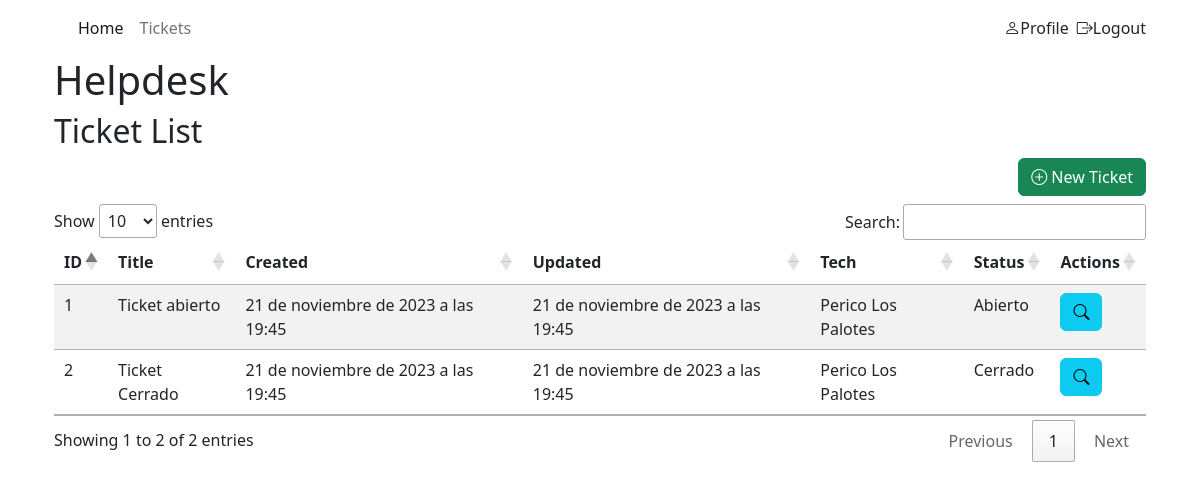
The page /tickets/ (signed in) on the database its author committed.
### tickets/models.py (models this page shows, shortened)
class Ticket(models.Model):
    title = models.CharField(max_length=200, verbose_name='Título')
    description = models.TextField(verbose_name='Descripción')
    created_at = models.DateTimeField(auto_now_add=True, verbose_name='Fecha Creación')
    updated_at = models.DateTimeField(auto_now=True, verbose_name='Fecha Modificación')
    tech = models.ForeignKey(Tech, null=True, blank=True, on_delete=models.RESTRICT)
    history = models.ManyToManyField(History)
    status = models.ForeignKey(Status, null=True, blank=True, on_delete=models.RESTRICT, default=get_default_status_id)

class Tech(models.Model):
    name = models.CharField(max_length=200)
    last_name = models.CharField(max_length=200)
    user = models.OneToOneField(User, on_delete=models.CASCADE)
    avatar = models.ImageField(null=True,blank=True, upload_to="techs")
    def __str__(self) -> str:
        return f'{self.name} {self.last_name}'

class Status(models.Model):
    name = models.CharField(max_length=200, verbose_name='Título')
    def __str__(self) -> str:
        return self.name

### tickets/views.py (the view)
# urls.py: path('', TicketListView.as_view(), name='ticket_list'),
@method_decorator(login_required, name='dispatch')
class TicketListView(ListView):
    model = Ticket  # Se especifica el modelo de datos que se utilizará en esta vista (Ticket).
    template_name = 'tickets/ticket_list.html'  # Se especifica la plantilla HTML que se utilizará para renderizar la vista.
    context_object_name = 'tickets'  # Se establece el nombre de la variable en el contexto de la plantilla que contendrá la lista de tickets.
    def get_queryset(self):
        return Ticket.objects.filter(tech=Tech.objects.get(user=self.request.user))

### tickets/templates/tickets/ticket_list.html (shortened to what this page needs)
{% extends 'tickets/base.html' %}
{% block content %}
<link rel="stylesheet" href="https://cdn.datatables.net/1.13.6/css/jquery.dataTables.min.css">
<h2>Ticket List</h2>
<div class="d-flex flex-row-reverse my-2">
    <a class="btn btn-success" href="{% url 'ticket_create' %}">
        <i class="bi bi-plus-circle"></i>&nbsp;New Ticket
    </a>
</div>
<table id="ticket-table" class="table table-striped">
    {% if tickets %}
    <thead>
        <tr>
            <th>ID</th>
            <th>Title</th>
            <th>Created</th>
            <th>Updated</th>
            <th>Tech</th>
            <th>Status</th>
            <th>Actions</th>
        </tr>
    </thead>
    <tbody>
        {% for t in tickets %}
        <tr>
            <td>{{ t.id }}</td>
            <td>{{ t.title }}</td>
            <td>{{ t.created_at }}</td>
            <td>{{ t.updated_at }}</td>
            {% if t.tech %}
            <td>{{ t.tech }}</td>
            {% else %}
            <td>No techs asociated</td>
            {% endif %}
            <td>{{ t.status }}</td>
            <td>
                <a class="btn btn-info me-2" href="{% url 'ticket_detail' t.id %}">
                    <i class="bi bi-search"></i>
                </a>
            </td>
        </tr>
        {% endfor %}
    </tbody>
    {% else %}
    <h3>No tickets in DB</h3>
    {% endif %}
</table>
{% endblock %}

### tickets/templates/tickets/base.html (shortened to what this page needs)
<!DOCTYPE html>
<html lang="en">
<head>
  <link href="https://cdn.jsdelivr.net/npm/bootstrap@5.2.3/dist/css/bootstrap.min.css" rel="stylesheet"
>
  <link rel="stylesheet" href="https://cdn.jsdelivr.net/npm/bootstrap-icons@1.10.2/font/bootstrap-icons.css">
  {% load static %}
  <link rel="stylesheet" href="{% static 'tickets/css/styles.css' %}">
</head>
<body>
  <main class="container">
    <nav class="navbar navbar-expand-lg bg-body-tertiary">
      <div class="container-fluid">
        <div class="collapse navbar-collapse" id="navbarSupportedContent">
          <ul class="navbar-nav me-auto mb-2 mb-lg-0">
            <li class="nav-item">
              <a class="nav-link active" aria-current="page" href="{% url 'home' %}">Home</a>
            </li>
            {% if request.user.is_authenticated %}
            <li class="nav-item">
              <a class="nav-link" href="{% url 'ticket_list' %}">Tickets</a>
            </li>
            {% endif %}
          </ul>
          <div class="d-flex" role="search">
            {% if request.user.is_authenticated %}
            <a class="nav-link me-2" href="{% url 'profile' %}"><i class="bi bi-person"></i>Profile</a>
            <a class="nav-link " href="{% url 'logout' %}"><i class="bi bi-box-arrow-right"></i>Logout</a>
            {% else %}
            <a class="nav-link me-2" href="{% url 'login' %}"><i class="bi bi-box-arrow-in-right"></i>Login</a>
            {% endif %}
          </div>
        </div>
      </div>
    </nav>
    <div class="container">
      <h1>Helpdesk</h1>
      {% block content %}{% endblock %}
    </div>
  </main>
</body>
</html>

### rows shown on the page
Ticket: id "1", title "Ticket abierto", created_at "21 de noviembre de 2023 a las 19:45", updated_at "21 de noviembre de 2023 a las 19:45", tech "Perico Los Palotes", status "Abierto"
Ticket: id "2", title "Ticket Cerrado", created_at "21 de noviembre de 2023 a las 19:45", updated_at "21 de noviembre de 2023 a las 19:45", tech "Perico Los Palotes", status "Cerrado"
